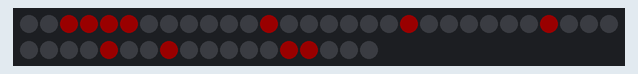
Recording of a sketch running on a simulated Arduino Uno, built with avr-gcc and run on an emulated ATmega328P. Parts: 48 RGB LEDs in strip order, left to right, continuing on the next row. Dim RGB values are drawn brighter than linear.

Above: at 0.1 s.
At 4.1 s:
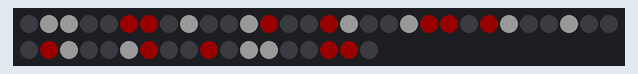
At 6.2 s:
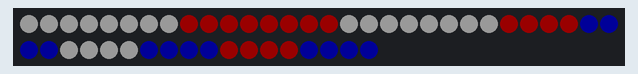
At 10.2 s:
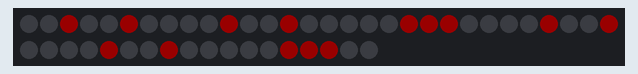
At 14.3 s:
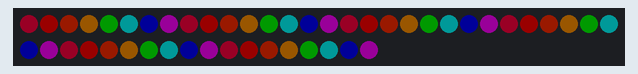
At 20.4 s:
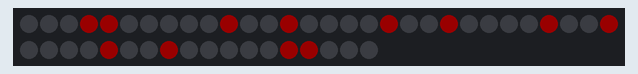

Measured:
- by itself, everything shown: repeats every 19.3 s, in 14 steps
- what the display in image 1 shows lasts 1.0 s, from 4.1 s to 5.1 s
- what the display in image 2 shows lasts 2.0 s, from 6.1 s to 8.1 s
- what the display in image 4 shows lasts 5.0 s, from 14.3 s to 19.3 s

The sketch:

master3.ino
```cpp
// Adafruit_NeoMatrix example for single NeoPixel Shield.
// Scrolls 'Howdy' across the matrix in a portrait (vertical) orientation.

#include <Adafruit_GFX.h>
#include <Adafruit_NeoMatrix.h>
#include <Adafruit_NeoPixel.h>
#ifndef PSTR
#define PSTR // Make Arduino Due happy
#endif

#define PIN 6

// MATRIX DECLARATION:
// Parameter 1 = width of NeoPixel matrix
// Parameter 2 = height of matrix
// Parameter 3 = pin number (most are valid)
// Parameter 4 = matrix layout flags, add together as needed:
//   NEO_MATRIX_TOP, NEO_MATRIX_BOTTOM, NEO_MATRIX_LEFT, NEO_MATRIX_RIGHT:
//     Position of the FIRST LED in the matrix; pick two, e.g.
//     NEO_MATRIX_TOP + NEO_MATRIX_LEFT for the top-left corner.
//   NEO_MATRIX_ROWS, NEO_MATRIX_COLUMNS: LEDs are arranged in horizontal
//     rows or in vertical columns, respectively; pick one or the other.
//   NEO_MATRIX_PROGRESSIVE, NEO_MATRIX_ZIGZAG: all rows/columns proceed
//     in the same order, or alternate lines reverse direction; pick one.
//   See example below for these values in action.
// Parameter 5 = pixel type flags, add together as needed:
//   NEO_KHZ800  800 KHz bitstream (most NeoPixel products w/WS2812 LEDs)
//   NEO_KHZ400  400 KHz (classic 'v1' (not v2) FLORA pixels, WS2811 drivers)
//   NEO_GRB     Pixels are wired for GRB bitstream (most NeoPixel products)
//   NEO_RGB     Pixels are wired for RGB bitstream (v1 FLORA pixels, not v2)


// Example for NeoPixel Shield.  In this application we'd like to use it
// as a 5x8 tall matrix, with the USB port positioned at the top of the
// Arduino.  When held that way, the first pixel is at the top right, and
// lines are arranged in columns, progressive order.  The shield uses
// 800 KHz (v2) pixels that expect GRB color data.
Adafruit_NeoMatrix matrix = Adafruit_NeoMatrix(48, 1, 6,
2     + 0 +
NEO_MATRIX_COLUMNS + NEO_MATRIX_PROGRESSIVE,
NEO_GRB            + NEO_KHZ800);

const uint16_t colors[] = {
  matrix.Color(175, 0, 255), matrix.Color(0, 0, 255), matrix.Color(0, 255, 255), matrix.Color(140, 255, 140), matrix.Color(0, 255, 0), matrix.Color(255, 255, 0), matrix.Color(255, 200, 0), matrix.Color(255, 120, 0), matrix.Color(255, 0, 0), matrix.Color(255, 0, 150), matrix.Color(255, 0, 255), };

void setup() {
  matrix.begin();
  matrix.setTextWrap(false);
  matrix.setBrightness(25);
  matrix.setTextColor(colors[0]);
}

void loop() {
  for (int y = 0; y < 14; y++) {
    switch(y) {
    case 0 :
      two();
      break;
    case 1 :
      zero();
      break;
    case 2 :
      three();
      break;
    case 3 :
      five();
      break;
    case 4 :
      go();
      break;
    case 5 :
      chs();
      break;
    case 6 :
      flag();
      break;
    case 7 :
      c();
      break;
    case 8 :
      a();
      break;
    case 9 :
      r();
      break;
    case 10 :
      m();
      break;
    case 11 :
      e();
      break;
    case 12 :
      l();
      break;
    case 13 :
      rainbow();
      break;
    }
  }
}

void two() {
  matrix.fillScreen(0);
  matrix.drawPixel(2,0, matrix.Color(255, 0, 0));
  matrix.drawPixel(3,0, matrix.Color(255, 0, 0));
  matrix.drawPixel(4,0, matrix.Color(255, 0, 0));
  matrix.drawPixel(5,0, matrix.Color(255, 0, 0));
  matrix.drawPixel(12,0, matrix.Color(255, 0, 0));
  matrix.drawPixel(19,0, matrix.Color(255, 0, 0));
  matrix.drawPixel(26,0, matrix.Color(255, 0, 0));
  matrix.drawPixel(34,0, matrix.Color(255, 0, 0));
  matrix.drawPixel(43,0, matrix.Color(255, 0, 0));
  matrix.drawPixel(44,0, matrix.Color(255, 0, 0));
  matrix.drawPixel(37,0, matrix.Color(255, 0, 0));
  matrix.show();
  delay(1000);
}

void zero() {
  matrix.fillScreen(0);
  matrix.drawPixel(3,0, matrix.Color(255, 0, 0));
  matrix.drawPixel(4,0, matrix.Color(255, 0, 0));
  matrix.drawPixel(10,0, matrix.Color(255, 0, 0));
  matrix.drawPixel(13,0, matrix.Color(255, 0, 0));
  matrix.drawPixel(18,0, matrix.Color(255, 0, 0));
  matrix.drawPixel(21,0, matrix.Color(255, 0, 0));
  matrix.drawPixel(26,0, matrix.Color(255, 0, 0));
  matrix.drawPixel(29,0, matrix.Color(255, 0, 0));
  matrix.drawPixel(34,0, matrix.Color(255, 0, 0));
  matrix.drawPixel(37,0, matrix.Color(255, 0, 0));
  matrix.drawPixel(43,0, matrix.Color(255, 0, 0));
  matrix.drawPixel(44,0, matrix.Color(255, 0, 0));
  matrix.show();
  delay(1000);
}

void three() {
  matrix.fillScreen(0);
  matrix.drawPixel(3,0, matrix.Color(255, 0, 0));
  matrix.drawPixel(4,0, matrix.Color(255, 0, 0));
  matrix.drawPixel(10,0, matrix.Color(255, 0, 0));
  matrix.drawPixel(13,0, matrix.Color(255, 0, 0));
  matrix.drawPixel(18,0, matrix.Color(255, 0, 0));
  matrix.drawPixel(27,0, matrix.Color(255, 0, 0));
  matrix.drawPixel(34,0, matrix.Color(255, 0, 0));
  matrix.drawPixel(37,0, matrix.Color(255, 0, 0));
  matrix.drawPixel(43,0, matrix.Color(255, 0, 0));
  matrix.drawPixel(44,0, matrix.Color(255, 0, 0));
  matrix.show();
  delay(1000);
}

void five() {
  matrix.fillScreen(0);
  matrix.drawPixel(3,0, matrix.Color(255, 0, 0));
  matrix.drawPixel(4,0, matrix.Color(255, 0, 0));
  matrix.drawPixel(10,0, matrix.Color(255, 0, 0));
  matrix.drawPixel(13,0, matrix.Color(255, 0, 0));
  matrix.drawPixel(18,0, matrix.Color(255, 0, 0));
  matrix.drawPixel(27,0, matrix.Color(255, 0, 0));
  matrix.drawPixel(28,0, matrix.Color(255, 0, 0));
  matrix.drawPixel(29,0, matrix.Color(255, 0, 0));
  matrix.drawPixel(37,0, matrix.Color(255, 0, 0));
  matrix.drawPixel(42,0, matrix.Color(255, 0, 0));
  matrix.drawPixel(43,0, matrix.Color(255, 0, 0));
  matrix.drawPixel(44,0, matrix.Color(255, 0, 0));
  matrix.drawPixel(45,0, matrix.Color(255, 0, 0));
  matrix.show();
  delay(1000);
}

void go() {
  matrix.fillScreen(0);
  matrix.drawPixel(1,0, matrix.Color(255, 255, 255));
  matrix.drawPixel(2,0, matrix.Color(255, 255, 255));
  matrix.drawPixel(5,0, matrix.Color(255, 0, 0));
  matrix.drawPixel(6,0, matrix.Color(255, 0, 0));
  matrix.drawPixel(8,0, matrix.Color(255, 255, 255));
  matrix.drawPixel(11,0, matrix.Color(255, 255, 255));
  matrix.drawPixel(12,0, matrix.Color(255, 0, 0));
  matrix.drawPixel(15,0, matrix.Color(255, 0, 0));
  matrix.drawPixel(16,0, matrix.Color(255, 255, 255));
  matrix.drawPixel(19,0, matrix.Color(255, 255, 255));
  matrix.drawPixel(20,0, matrix.Color(255, 0, 0));
  matrix.drawPixel(21,0, matrix.Color(255, 0, 0));
  matrix.drawPixel(23,0, matrix.Color(255, 0, 0));
  matrix.drawPixel(24,0, matrix.Color(255, 255, 255));
  matrix.drawPixel(27,0, matrix.Color(255, 255, 255));
  matrix.drawPixel(31,0, matrix.Color(255, 0, 0));
  matrix.drawPixel(32,0, matrix.Color(255, 255, 255));
  matrix.drawPixel(35,0, matrix.Color(255, 255, 255));
  matrix.drawPixel(36,0, matrix.Color(255, 0, 0));
  matrix.drawPixel(39,0, matrix.Color(255, 0, 0));
  matrix.drawPixel(41,0, matrix.Color(255, 255, 255));
  matrix.drawPixel(42,0, matrix.Color(255, 255, 255));
  matrix.drawPixel(45,0, matrix.Color(255, 0, 0));
  matrix.drawPixel(46,0, matrix.Color(255, 0, 0));
  matrix.show();
  delay(1000);
}

void chs() {
  matrix.fillScreen(0);
  matrix.drawPixel(0,0, matrix.Color(255, 0, 0));
  matrix.drawPixel(1,0, matrix.Color(255, 0, 0));
  matrix.drawPixel(2,0, matrix.Color(255, 0, 0));
  matrix.drawPixel(3,0, matrix.Color(255, 255, 255));
  matrix.drawPixel(5,0, matrix.Color(255, 255, 255));
  matrix.drawPixel(6,0, matrix.Color(255, 0, 0));
  matrix.drawPixel(7,0, matrix.Color(255, 0, 0));
  matrix.drawPixel(8,0, matrix.Color(255, 0, 0));
  matrix.drawPixel(11,0, matrix.Color(255, 255, 255));
  //12 is red?
  matrix.drawPixel(13,0, matrix.Color(255, 255, 255));
  matrix.drawPixel(15,0, matrix.Color(255, 0, 0));
  matrix.drawPixel(16,0, matrix.Color(255, 0, 0));
  matrix.drawPixel(19,0, matrix.Color(255, 255, 255));
  matrix.drawPixel(20,0, matrix.Color(255, 255, 255));
  matrix.drawPixel(21,0, matrix.Color(255, 255, 255));
  matrix.drawPixel(23,0, matrix.Color(255, 0, 0));
  matrix.drawPixel(24,0, matrix.Color(255, 0, 0));
  matrix.drawPixel(25,0, matrix.Color(255, 0, 0));
  matrix.drawPixel(26,0, matrix.Color(255, 0, 0));
  matrix.drawPixel(27,0, matrix.Color(255, 255, 255));
  matrix.drawPixel(29,0, matrix.Color(255, 255, 255));
  matrix.drawPixel(31,0, matrix.Color(255, 0, 0));
  //32 is white?
  matrix.drawPixel(34,0, matrix.Color(255, 0, 0));
  matrix.drawPixel(35,0, matrix.Color(255, 255, 255));
  //36 is red?
  matrix.drawPixel(37,0, matrix.Color(255, 255, 255));
  matrix.drawPixel(39,0, matrix.Color(255, 0, 0));
  matrix.drawPixel(40,0, matrix.Color(255, 0, 0));
  matrix.drawPixel(41,0, matrix.Color(255, 0, 0));
  matrix.drawPixel(42,0, matrix.Color(255, 0, 0));
  matrix.drawPixel(43,0, matrix.Color(255, 255, 255));
  matrix.drawPixel(45,0, matrix.Color(255, 255, 255));
  matrix.drawPixel(46,0, matrix.Color(255, 0, 0));
  matrix.drawPixel(47,0, matrix.Color(255, 0, 0));
  matrix.show();
  delay(1000);
}

void flag() {
  matrix.fillScreen(0);
  matrix.drawPixel(0,0, matrix.Color(255, 255, 255));
  matrix.drawPixel(1,0, matrix.Color(255, 255, 255));
  matrix.drawPixel(2,0, matrix.Color(255, 255, 255));
  matrix.drawPixel(3,0, matrix.Color(255, 255, 255));
  matrix.drawPixel(4,0, matrix.Color(255, 255, 255));
  matrix.drawPixel(5,0, matrix.Color(255, 255, 255));
  matrix.drawPixel(6,0, matrix.Color(255, 255, 255));
  matrix.drawPixel(7,0, matrix.Color(255, 255, 255));

  matrix.drawPixel(8,0, matrix.Color(255, 0, 0));
  matrix.drawPixel(9,0, matrix.Color(255, 0, 0));
  matrix.drawPixel(10,0, matrix.Color(255, 0, 0));
  matrix.drawPixel(11,0, matrix.Color(255, 0, 0));
  matrix.drawPixel(12,0, matrix.Color(255, 0, 0));
  matrix.drawPixel(13,0, matrix.Color(255, 0, 0));
  matrix.drawPixel(14,0, matrix.Color(255, 0, 0));
  matrix.drawPixel(15,0, matrix.Color(255, 0, 0));

  matrix.drawPixel(16,0, matrix.Color(255, 255, 255));
  matrix.drawPixel(17,0, matrix.Color(255, 255, 255));
  matrix.drawPixel(18,0, matrix.Color(255, 255, 255));
  matrix.drawPixel(19,0, matrix.Color(255, 255, 255));
  matrix.drawPixel(20,0, matrix.Color(255, 255, 255));
  matrix.drawPixel(21,0, matrix.Color(255, 255, 255));
  matrix.drawPixel(22,0, matrix.Color(255, 255, 255));
  matrix.drawPixel(23,0, matrix.Color(255, 255, 255));

  matrix.drawPixel(24,0, matrix.Color(255, 0, 0));
  matrix.drawPixel(25,0, matrix.Color(255, 0, 0));
  matrix.drawPixel(26,0, matrix.Color(255, 0, 0));
  matrix.drawPixel(27,0, matrix.Color(255, 0, 0));
  matrix.drawPixel(28,0, matrix.Color(0, 0, 255));
  matrix.drawPixel(29,0, matrix.Color(0, 0, 255));
  matrix.drawPixel(30,0, matrix.Color(0, 0, 255));
  matrix.drawPixel(31,0, matrix.Color(0, 0, 255));

  matrix.drawPixel(32,0, matrix.Color(255, 255, 255));
  matrix.drawPixel(33,0, matrix.Color(255, 255, 255));
  matrix.drawPixel(34,0, matrix.Color(255, 255, 255));
  matrix.drawPixel(35,0, matrix.Color(255, 255, 255));
  matrix.drawPixel(36,0, matrix.Color(0, 0, 255));
  matrix.drawPixel(37,0, matrix.Color(0, 0, 255));
  matrix.drawPixel(38,0, matrix.Color(0, 0, 255));
  matrix.drawPixel(39,0, matrix.Color(0, 0, 255));

  matrix.drawPixel(40,0, matrix.Color(255, 0, 0));
  matrix.drawPixel(41,0, matrix.Color(255, 0, 0));
  matrix.drawPixel(42,0, matrix.Color(255, 0, 0));
  matrix.drawPixel(43,0, matrix.Color(255, 0, 0));
  matrix.drawPixel(44,0, matrix.Color(0, 0, 255));
  matrix.drawPixel(45,0, matrix.Color(0, 0, 255));
  matrix.drawPixel(46,0, matrix.Color(0, 0, 255));
  matrix.drawPixel(47,0, matrix.Color(0, 0, 255));
  matrix.show();
  delay(2000);
}

void c() {
  matrix.fillScreen(0);
  matrix.drawPixel(2,0, matrix.Color(255, 0, 0));
  matrix.drawPixel(3,0, matrix.Color(255, 0, 0));
  matrix.drawPixel(4,0, matrix.Color(255, 0, 0));
  matrix.drawPixel(13,0, matrix.Color(255, 0, 0));
  matrix.drawPixel(21,0, matrix.Color(255, 0, 0));
  matrix.drawPixel(29,0, matrix.Color(255, 0, 0));
  matrix.drawPixel(37,0, matrix.Color(255, 0, 0));
  matrix.drawPixel(44,0, matrix.Color(255, 0, 0));
  matrix.drawPixel(43,0, matrix.Color(255, 0, 0));
  matrix.drawPixel(42,0, matrix.Color(255, 0, 0));
  matrix.show();
  delay(1000);
}

void a() {
  matrix.fillScreen(0);
  matrix.drawPixel(2,0, matrix.Color(255, 0, 0));
  matrix.drawPixel(5,0, matrix.Color(255, 0, 0));
  matrix.drawPixel(10,0, matrix.Color(255, 0, 0));
  matrix.drawPixel(13,0, matrix.Color(255, 0, 0));
  matrix.drawPixel(18,0, matrix.Color(255, 0, 0));
  matrix.drawPixel(19,0, matrix.Color(255, 0, 0));
  matrix.drawPixel(20,0, matrix.Color(255, 0, 0));
  matrix.drawPixel(21,0, matrix.Color(255, 0, 0));
  matrix.drawPixel(26,0, matrix.Color(255, 0, 0));
  matrix.drawPixel(29,0, matrix.Color(255, 0, 0));
  matrix.drawPixel(34,0, matrix.Color(255, 0, 0));
  matrix.drawPixel(37,0, matrix.Color(255, 0, 0));
  matrix.drawPixel(44,0, matrix.Color(255, 0, 0));
  matrix.drawPixel(43,0, matrix.Color(255, 0, 0));
  matrix.show();
  delay(1000);
}
void r() {
  matrix.fillScreen(0);
  matrix.drawPixel(2,0, matrix.Color(255, 0, 0));
  matrix.drawPixel(5,0, matrix.Color(255, 0, 0));
  matrix.drawPixel(10,0, matrix.Color(255, 0, 0));
  matrix.drawPixel(13,0, matrix.Color(255, 0, 0));
  matrix.drawPixel(19,0, matrix.Color(255, 0, 0));
  matrix.drawPixel(20,0, matrix.Color(255, 0, 0));
  matrix.drawPixel(21,0, matrix.Color(255, 0, 0));
  matrix.drawPixel(26,0, matrix.Color(255, 0, 0));
  matrix.drawPixel(29,0, matrix.Color(255, 0, 0));
  matrix.drawPixel(34,0, matrix.Color(255, 0, 0));
  matrix.drawPixel(37,0, matrix.Color(255, 0, 0));
  matrix.drawPixel(43,0, matrix.Color(255, 0, 0));
  matrix.drawPixel(44,0, matrix.Color(255, 0, 0));
  matrix.drawPixel(45,0, matrix.Color(255, 0, 0));
  matrix.show();
  delay(1000);
}
void m() {
  matrix.fillScreen(0);
  matrix.drawPixel(1,0, matrix.Color(255, 0, 0));
  matrix.drawPixel(6,0, matrix.Color(255, 0, 0));
  matrix.drawPixel(9,0, matrix.Color(255, 0, 0));
  matrix.drawPixel(14,0, matrix.Color(255, 0, 0));
  matrix.drawPixel(17,0, matrix.Color(255, 0, 0));
  matrix.drawPixel(22,0, matrix.Color(255, 0, 0));
  matrix.drawPixel(25,0, matrix.Color(255, 0, 0));
  matrix.drawPixel(27,0, matrix.Color(255, 0, 0));
  matrix.drawPixel(28,0, matrix.Color(255, 0, 0));
  matrix.drawPixel(30,0, matrix.Color(255, 0, 0));
  matrix.drawPixel(33,0, matrix.Color(255, 0, 0));
  matrix.drawPixel(34,0, matrix.Color(255, 0, 0));
  matrix.drawPixel(37,0, matrix.Color(255, 0, 0));
  matrix.drawPixel(38,0, matrix.Color(255, 0, 0));
  matrix.drawPixel(41,0, matrix.Color(255, 0, 0));
  matrix.drawPixel(46,0, matrix.Color(255, 0, 0));
  matrix.show();
  delay(1000);
}
void e() {
  matrix.fillScreen(0);
  matrix.drawPixel(2,0, matrix.Color(255, 0, 0));
  matrix.drawPixel(3,0, matrix.Color(255, 0, 0));
  matrix.drawPixel(4,0, matrix.Color(255, 0, 0));
  matrix.drawPixel(5,0, matrix.Color(255, 0, 0));
  matrix.drawPixel(13,0, matrix.Color(255, 0, 0));
  matrix.drawPixel(21,0, matrix.Color(255, 0, 0));
  matrix.drawPixel(27,0, matrix.Color(255, 0, 0));
  matrix.drawPixel(28,0, matrix.Color(255, 0, 0));
  matrix.drawPixel(29,0, matrix.Color(255, 0, 0));
  matrix.drawPixel(37,0, matrix.Color(255, 0, 0));
  matrix.drawPixel(42,0, matrix.Color(255, 0, 0));
  matrix.drawPixel(43,0, matrix.Color(255, 0, 0));
  matrix.drawPixel(44,0, matrix.Color(255, 0, 0));
  matrix.drawPixel(45,0, matrix.Color(255, 0, 0));
  matrix.show();
  delay(1000);
}
void l() {
  matrix.fillScreen(0);
  matrix.drawPixel(2,0, matrix.Color(255, 0, 0));
  matrix.drawPixel(3,0, matrix.Color(255, 0, 0));
  matrix.drawPixel(4,0, matrix.Color(255, 0, 0));
  matrix.drawPixel(5,0, matrix.Color(255, 0, 0));
  matrix.drawPixel(13,0, matrix.Color(255, 0, 0));
  matrix.drawPixel(21,0, matrix.Color(255, 0, 0));
  matrix.drawPixel(29,0, matrix.Color(255, 0, 0));
  matrix.drawPixel(37,0, matrix.Color(255, 0, 0));
  matrix.drawPixel(45,0, matrix.Color(255, 0, 0));
  matrix.show();
  delay(1000);
}

void rainbow() {
    matrix.drawPixel(0,0, matrix.Color(255, 0, 144));
    matrix.drawPixel(1,0, matrix.Color(255, 0, 0));
    matrix.drawPixel(2,0, matrix.Color(255, 128, 0));
    matrix.drawPixel(3,0, matrix.Color(255, 200, 0));
    matrix.drawPixel(4,0, matrix.Color(0, 255, 0));
    matrix.drawPixel(5,0, matrix.Color(0, 255, 255));
    matrix.drawPixel(6,0, matrix.Color(0, 0, 255));
    matrix.drawPixel(7,0, matrix.Color(255, 0, 255));
        matrix.drawPixel(8,0, matrix.Color(255, 0, 144));
    matrix.drawPixel(9,0, matrix.Color(255, 0, 0));
    matrix.drawPixel(10,0, matrix.Color(255, 128, 0));
    matrix.drawPixel(11,0, matrix.Color(255, 200, 0));
    matrix.drawPixel(12,0, matrix.Color(0, 255, 0));
    matrix.drawPixel(13,0, matrix.Color(0, 255, 255));
    matrix.drawPixel(14,0, matrix.Color(0, 0, 255));
    matrix.drawPixel(15,0, matrix.Color(255, 0, 255));
        matrix.drawPixel(16,0, matrix.Color(255, 0, 144));
    matrix.drawPixel(17,0, matrix.Color(255, 0, 0));
    matrix.drawPixel(18,0, matrix.Color(255, 128, 0));
    matrix.drawPixel(19,0, matrix.Color(255, 200, 0));
    matrix.drawPixel(20,0, matrix.Color(0, 255, 0));
    matrix.drawPixel(21,0, matrix.Color(0, 255, 255));
    matrix.drawPixel(22,0, matrix.Color(0, 0, 255));
    matrix.drawPixel(23,0, matrix.Color(255, 0, 255));
        matrix.drawPixel(24,0, matrix.Color(255, 0, 144));
    matrix.drawPixel(25,0, matrix.Color(255, 0, 0));
    matrix.drawPixel(26,0, matrix.Color(255, 128, 0));
    matrix.drawPixel(27,0, matrix.Color(255, 200, 0));
    matrix.drawPixel(28,0, matrix.Color(0, 255, 0));
    matrix.drawPixel(29,0, matrix.Color(0, 255, 255));
    matrix.drawPixel(30,0, matrix.Color(0, 0, 255));
    matrix.drawPixel(31,0, matrix.Color(255, 0, 255));
        matrix.drawPixel(32,0, matrix.Color(255, 0, 144));
    matrix.drawPixel(33,0, matrix.Color(255, 0, 0));
    matrix.drawPixel(34,0, matrix.Color(255, 128, 0));
    matrix.drawPixel(35,0, matrix.Color(255, 200, 0));
    matrix.drawPixel(36,0, matrix.Color(0, 255, 0));
    matrix.drawPixel(37,0, matrix.Color(0, 255, 255));
    matrix.drawPixel(38,0, matrix.Color(0, 0, 255));
    matrix.drawPixel(39,0, matrix.Color(255, 0, 255));
        matrix.drawPixel(40,0, matrix.Color(255, 0, 144));
    matrix.drawPixel(41,0, matrix.Color(255, 0, 0));
    matrix.drawPixel(42,0, matrix.Color(255, 128, 0));
    matrix.drawPixel(43,0, matrix.Color(255, 200, 0));
    matrix.drawPixel(44,0, matrix.Color(0, 255, 0));
    matrix.drawPixel(45,0, matrix.Color(0, 255, 255));
    matrix.drawPixel(46,0, matrix.Color(0, 0, 255));
    matrix.drawPixel(47,0, matrix.Color(255, 0, 255));
    matrix.show();
    delay(5000);
  }
```
